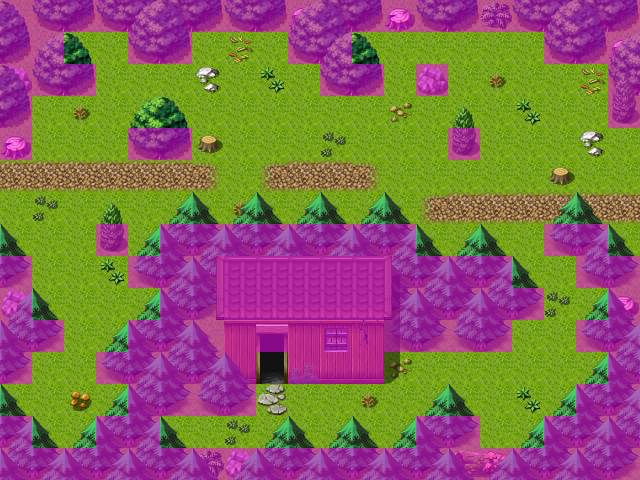

A 2D game scene composited from a Tiled map and its tileset images. What follows is a short description and the map's XML, with each tile layer's data collapsed to a summary:
An orthogonal 20x15 tile map with 32x32 px tiles, 4 tile layers (Ground, Objects, Above, Walkable), 40 tilesets and 5 objects (3x mapchange, 2x spawn).

<map version="1.0" orientation="orthogonal" width="20" height="15" tilewidth="32" tileheight="32">
 <properties>
  <property name="outside" value="1" />
 </properties>
 <tileset firstgid="1" name="map_bed_1" tilewidth="32" tileheight="32">
  <image source="../drawable/map_bed_1.png" width="512" height="256" />
 </tileset>
 <tileset firstgid="129" name="map_border_1" tilewidth="32" tileheight="32">
  <image source="../drawable/map_border_1.png" width="512" height="256" />
 </tileset>
 <tileset firstgid="257" name="map_bridge_1" tilewidth="32" tileheight="32">
  <image source="../drawable/map_bridge_1.png" width="512" height="256" />
 </tileset>
 <tileset firstgid="385" name="map_broken_1" tilewidth="32" tileheight="32">
  <image source="../drawable/map_broken_1.png" width="512" height="256" />
 </tileset>
 <tileset firstgid="513" name="map_cavewall_1" tilewidth="32" tileheight="32">
  <image source="../drawable/map_cavewall_1.png" width="576" height="192" />
 </tileset>
 <tileset firstgid="621" name="map_cavewall_2" tilewidth="32" tileheight="32">
  <image source="../drawable/map_cavewall_2.png" width="576" height="192" />
 </tileset>
 <tileset firstgid="729" name="map_cavewall_3" tilewidth="32" tileheight="32">
  <image source="../drawable/map_cavewall_3.png" width="576" height="192" />
 </tileset>
 <tileset firstgid="837" name="map_chair_table_1" tilewidth="32" tileheight="32">
  <image source="../drawable/map_chair_table_1.png" width="512" height="256" />
 </tileset>
 <tileset firstgid="965" name="map_crate_1" tilewidth="32" tileheight="32">
  <image source="../drawable/map_crate_1.png" width="512" height="256" />
 </tileset>
 <tileset firstgid="1093" name="map_cupboard_1" tilewidth="32" tileheight="32">
  <image source="../drawable/map_cupboard_1.png" width="512" height="256" />
 </tileset>
 <tileset firstgid="1221" name="map_curtain_1" tilewidth="32" tileheight="32">
  <image source="../drawable/map_curtain_1.png" width="512" height="256" />
 </tileset>
 <tileset firstgid="1349" name="map_entrance_1" tilewidth="32" tileheight="32">
  <image source="../drawable/map_entrance_1.png" width="512" height="256" />
 </tileset>
 <tileset firstgid="1477" name="map_fence_1" tilewidth="32" tileheight="32">
  <image source="../drawable/map_fence_1.png" width="512" height="256" />
 </tileset>
 <tileset firstgid="1605" name="map_fence_2" tilewidth="32" tileheight="32">
  <image source="../drawable/map_fence_2.png" width="512" height="256" />
 </tileset>
 <tileset firstgid="1733" name="map_ground_1" tilewidth="32" tileheight="32">
  <image source="../drawable/map_ground_1.png" width="512" height="256" />
 </tileset>
 <tileset firstgid="1861" name="map_ground_2" tilewidth="32" tileheight="32">
  <image source="../drawable/map_ground_2.png" width="512" height="256" />
 </tileset>
 <tileset firstgid="1989" name="map_ground_3" tilewidth="32" tileheight="32">
  <image source="../drawable/map_ground_3.png" width="512" height="256" />
 </tileset>
 <tileset firstgid="2117" name="map_ground_4" tilewidth="32" tileheight="32">
  <image source="../drawable/map_ground_4.png" width="512" height="256" />
 </tileset>
 <tileset firstgid="2245" name="map_ground_5" tilewidth="32" tileheight="32">
  <image source="../drawable/map_ground_5.png" width="512" height="256" />
 </tileset>
 <tileset firstgid="2373" name="map_ground_6" tilewidth="32" tileheight="32">
  <image source="../drawable/map_ground_6.png" width="512" height="256" />
 </tileset>
 <tileset firstgid="2501" name="map_ground_7" tilewidth="32" tileheight="32">
  <image source="../drawable/map_ground_7.png" width="512" height="256" />
 </tileset>
 <tileset firstgid="2629" name="map_ground_8" tilewidth="32" tileheight="32">
  <image source="../drawable/map_ground_8.png" width="512" height="256" />
 </tileset>
 <tileset firstgid="2757" name="map_indoor_1" tilewidth="32" tileheight="32">
  <image source="../drawable/map_indoor_1.png" width="512" height="256" />
 </tileset>
 <tileset firstgid="2885" name="map_kitchen_1" tilewidth="32" tileheight="32">
  <image source="../drawable/map_kitchen_1.png" width="512" height="256" />
 </tileset>
 <tileset firstgid="3013" name="map_outdoor_1" tilewidth="32" tileheight="32">
  <image source="../drawable/map_outdoor_1.png" width="512" height="256" />
 </tileset>
 <tileset firstgid="3141" name="map_pillar_1" tilewidth="32" tileheight="32">
  <image source="../drawable/map_pillar_1.png" width="512" height="256" />
 </tileset>
 <tileset firstgid="3269" name="map_plant_1" tilewidth="32" tileheight="32">
  <image source="../drawable/map_plant_1.png" width="512" height="256" />
 </tileset>
 <tileset firstgid="3397" name="map_rock_1" tilewidth="32" tileheight="32">
  <image source="../drawable/map_rock_1.png" width="512" height="256" />
 </tileset>
 <tileset firstgid="3525" name="map_roof_1" tilewidth="32" tileheight="32">
  <image source="../drawable/map_roof_1.png" width="512" height="256" />
 </tileset>
 <tileset firstgid="3653" name="map_roof_2" tilewidth="32" tileheight="32">
  <image source="../drawable/map_roof_2.png" width="512" height="256" />
 </tileset>
 <tileset firstgid="3781" name="map_shop_1" tilewidth="32" tileheight="32">
  <image source="../drawable/map_shop_1.png" width="512" height="256" />
 </tileset>
 <tileset firstgid="3909" name="map_sign_ladder_1" tilewidth="32" tileheight="32">
  <image source="../drawable/map_sign_ladder_1.png" width="512" height="256" />
 </tileset>
 <tileset firstgid="4037" name="map_table_1" tilewidth="32" tileheight="32">
  <image source="../drawable/map_table_1.png" width="512" height="256" />
 </tileset>
 <tileset firstgid="4165" name="map_trail_1" tilewidth="32" tileheight="32">
  <image source="../drawable/map_trail_1.png" width="512" height="256" />
 </tileset>
 <tileset firstgid="4293" name="map_tree_1" tilewidth="32" tileheight="32">
  <image source="../drawable/map_tree_1.png" width="512" height="256" />
 </tileset>
 <tileset firstgid="4421" name="map_wall_1" tilewidth="32" tileheight="32">
  <image source="../drawable/map_wall_1.png" width="512" height="256" />
 </tileset>
 <tileset firstgid="4549" name="map_wall_2" tilewidth="32" tileheight="32">
  <image source="../drawable/map_wall_2.png" width="480" height="256" />
 </tileset>
 <tileset firstgid="4669" name="map_wall_3" tilewidth="32" tileheight="32">
  <image source="../drawable/map_wall_3.png" width="480" height="256" />
 </tileset>
 <tileset firstgid="4789" name="map_window_1" tilewidth="32" tileheight="32">
  <image source="../drawable/map_window_1.png" width="512" height="256" />
 </tileset>
 <tileset firstgid="4917" name="map_window_2" tilewidth="32" tileheight="32">
  <image source="../drawable/map_window_2.png" width="512" height="256" />
 </tileset>
 <layer name="Ground" width="20" height="15">
  <data>[300 cells, 300 non-empty, 8 distinct tile ids]</data>
 </layer>
 <layer name="Objects" width="20" height="15">
  <data>[300 cells, 158 non-empty, 28 distinct tile ids]</data>
 </layer>
 <layer name="Above" width="20" height="15">
  <data>[300 cells, 63 non-empty, 11 distinct tile ids]</data>
 </layer>
 <layer name="Walkable" width="20" height="15">
  <data>[300 cells, 142 non-empty, 1 distinct tile ids]</data>
 </layer>
 <objectgroup name="Mapevents" width="20" height="15" visible="0">
  <object name="west" type="mapchange" x="0" y="160" width="32" height="96">
   <properties>
    <property name="map" value="wild14" />
    <property name="place" value="east" />
   </properties>
  </object>
  <object name="east" type="mapchange" x="608" y="128" width="32" height="128">
   <properties>
    <property name="map" value="road1" />
    <property name="place" value="west" />
   </properties>
  </object>
  </objectgroup>
 <objectgroup name="Spawn" width="20" height="15" visible="0">
  <!-- 2 objects omitted --></objectgroup>
 <objectgroup name="Keys" width="20" height="15" visible="0" />
</map>
<!-- 3 of 5 objects omitted -->
